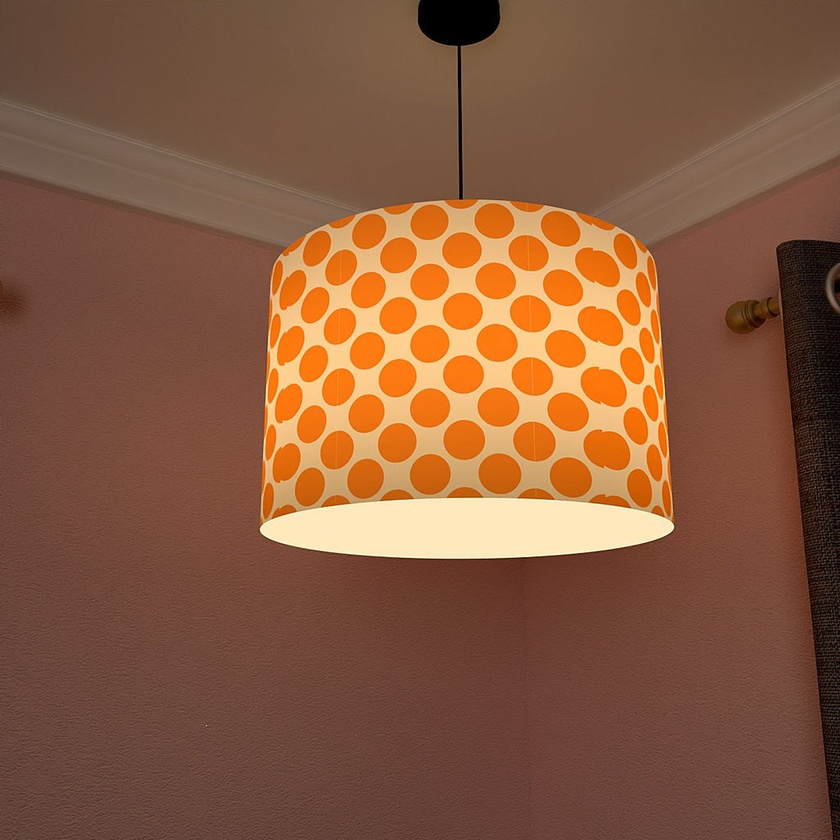
#> input picture lamp.jpg, 840 x 840 px, shrunk from 1024 x 1024 before the run
$ python adaptiveTHreshold.py
#> lines starting #> are read from the running program, lines starting #| are printed output that depends on the picture; after the words box and inside, x2 and y2 are one past the last pixel; in counts of white or black regions, pixels touching at a corner belong together
import cv2
import numpy as np

image= cv2.imread("lamp.jpg")
#> image is the input picture: shape (840, 840, 3); mean B, G, R 63, 89.4, 134.6

#convert into greyscale
img = cv2.cvtColor(image, cv2.COLOR_BGR2GRAY)
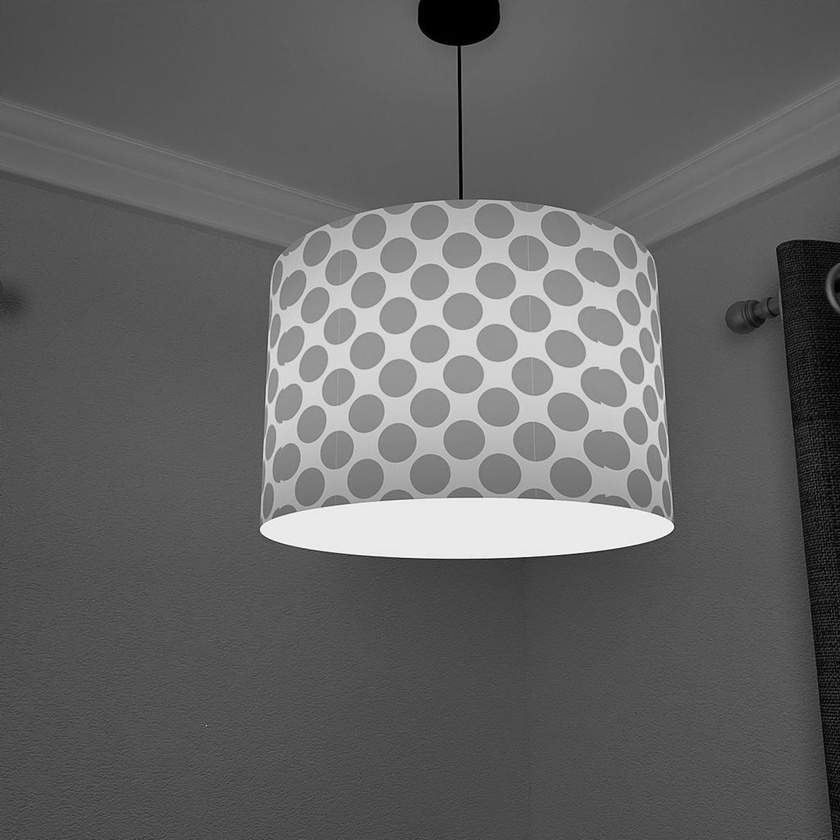
#> img: shape (840, 840); min 0, max 251, mean 100

# adaptiveMethod − A variable of integer the type representing the adaptive method to be used. This will be either of the following two values:
ret, th1 = cv2.threshold(img, 160, 255, cv2.THRESH_BINARY)
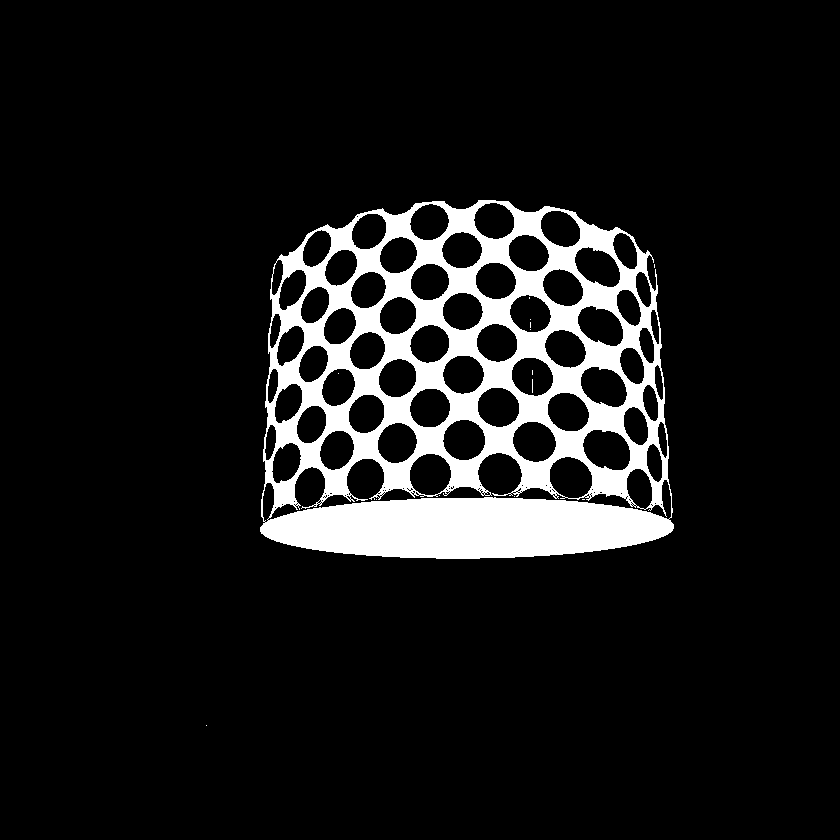
#> th1: shape (840, 840); 9.8% white; 14 white regions (13 under 20 px), largest, box (x1, y1, x2, y2) and area: (260, 200, 674, 559) 69189

# cv.ADAPTIVE_THRESH_MEAN_C: The threshold value is the mean of the neighbourhood area minus the constant C.
th2 = cv2.adaptiveThreshold(img, 255, cv2.ADAPTIVE_THRESH_MEAN_C,cv2.THRESH_BINARY, 11, 2)
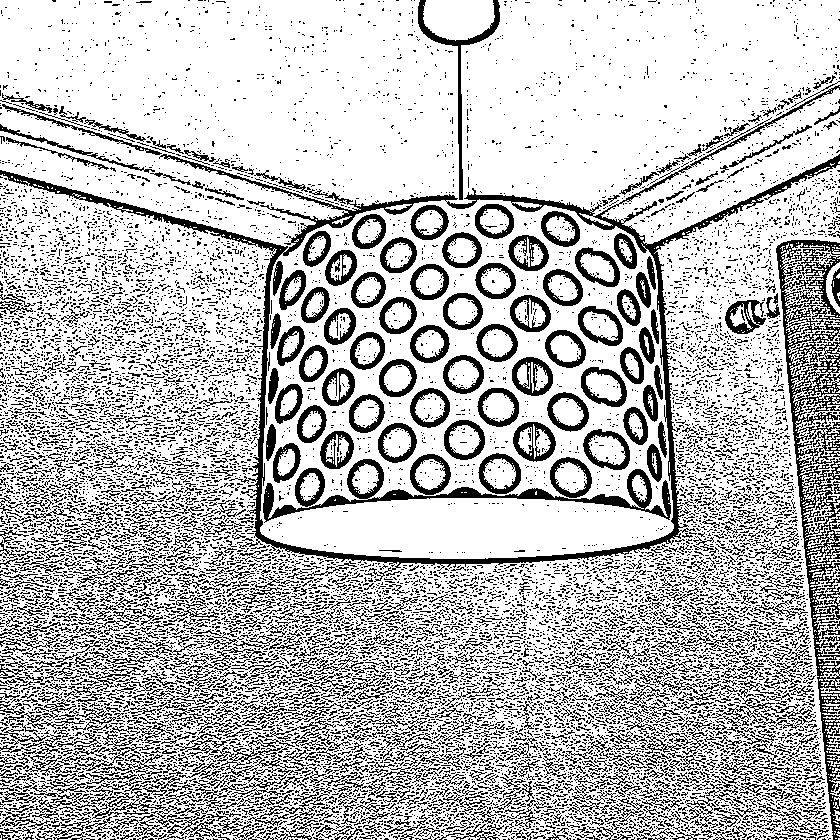
#> th2: shape (840, 840); 74.2% white; black in thin lines or dots

#cv.ADAPTIVE_THRESH_GAUSSIAN_C: The threshold value is a gaussian-weighted sum of the neighbourhood values minus the constant C.
th3 = cv2.adaptiveThreshold(img, 255, cv2.ADAPTIVE_THRESH_GAUSSIAN_C,cv2.THRESH_BINARY, 11, 2)
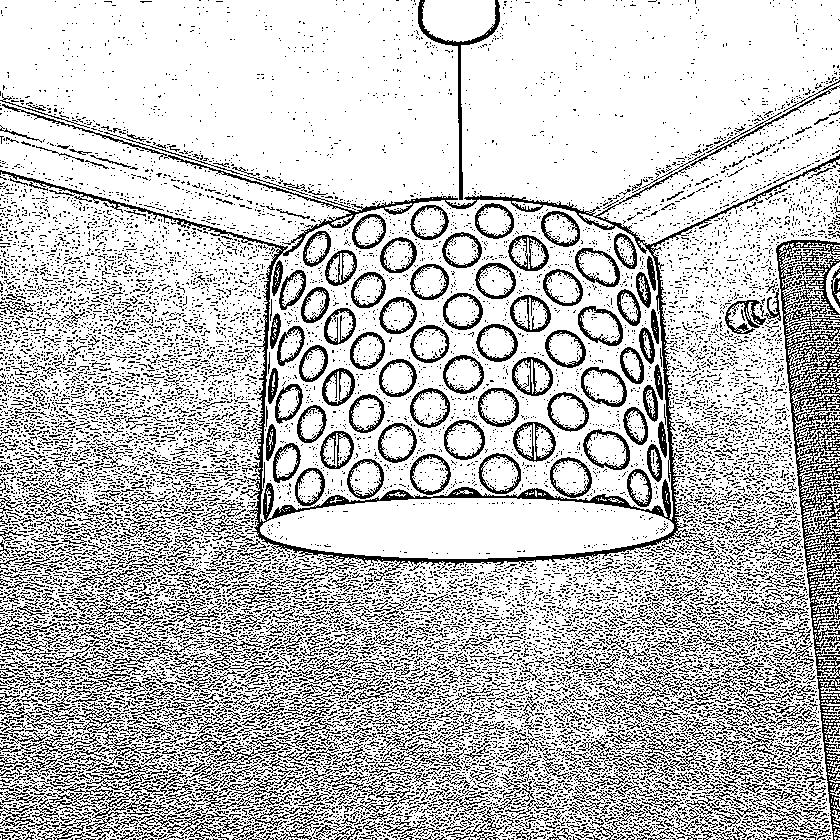
#> th3: shape (840, 840); 76.3% white; black in thin lines or dots

cv2.imshow('Original', image)
cv2.imshow('Binary Threshold', th1)
cv2.imshow('Adaptive Threshold', th2)
cv2.imshow('Gaussain Adaptive Threshold', th3)

# De-allocate any associated memory usage
cv2.waitKey(0)
cv2.destroyAllWindows()
